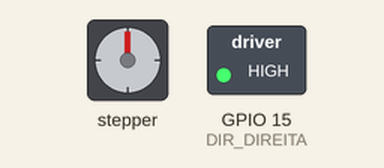
Simulated run of this sketch. Board: ESP32. Parts: stepper motor, switched loads named in the sketch (green lamp = pin HIGH). Wiring (inferred from the names in the program): stepper motor driver (2000 steps per turn assumed): step GPIO 33; direction GPIO 32. Pins used as bus, display or sensor lines are not drawn.

Above: at 0.05 s.
At 4.55 s:
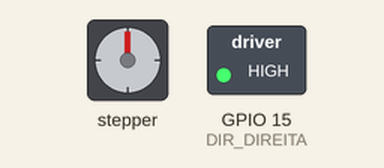
At 8.95 s:
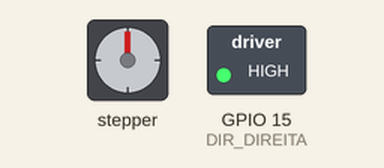
At 18.05 s:
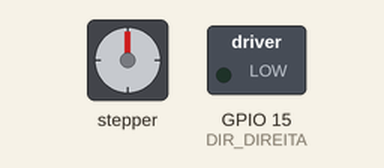
Timing chart, 0 to 23.6 s (numbered marks = the images above):
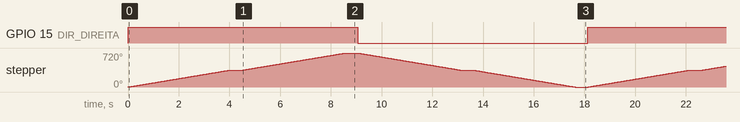

Measured:
- by itself, GPIO 15 (DIR_DIREITA): alternates HIGH for 9.1 s and LOW for 9.1 s
- by itself, stepper: turns 360° clockwise in 4.0 s, then 360° clockwise in 4.0 s, then 360° counter-clockwise in 4.0 s, then 360° counter-clockwise in 4.0 s, repeating every 18.1 s

The sketch:

codigo_motor_sem_rasp.ino
```cpp
/* Montagem da PCB:
  // DIR esquerda 32
  // STEP esquerda 33
  // SLEEP esquerda 25
  // RESET esquerda 26
  // DIR direita 15
  // STEP direita 4
  // SLEEP direita 18
  // RESET direita 19
  // m0 34
  // m1 35
  // m2 32
*/

const int DIR_ESQUERDA = 32;       // Pino para direção do motor esquerdo
const int STEP_ESQUERDA = 33;      // Pino para passo do motor esquerdo
const int SLEEP_ESQUERDA = 25;     // Pino para Sleep do motor esquerdo
const int RESET_ESQUERDA = 26;     // Pino para Reset do motor esquerdo

const int DIR_DIREITA = 15;        // Pino para direção do motor direito
const int STEP_DIREITA = 4;        // Pino para passo do motor direito
const int SLEEP_DIREITA = 18;      // Pino para Sleep do motor direito
const int RESET_DIREITA = 19;      // Pino para Reset do motor direito

const int steps_per_rev = 2000;     // Passos por revolução do motor
const int velocidadeConstante = 1000; // Tempo fixo entre passos para manter a velocidade constante

void setup() {
  // Configuração dos pinos dos motores como saída
  pinMode(STEP_ESQUERDA, OUTPUT);
  pinMode(DIR_ESQUERDA, OUTPUT);
  pinMode(SLEEP_ESQUERDA, OUTPUT);
  pinMode(RESET_ESQUERDA, OUTPUT);

  pinMode(STEP_DIREITA, OUTPUT);
  pinMode(DIR_DIREITA, OUTPUT);
  pinMode(SLEEP_DIREITA, OUTPUT);
  pinMode(RESET_DIREITA, OUTPUT);

  // Ativa os drivers dos motores
  digitalWrite(SLEEP_ESQUERDA, HIGH);
  digitalWrite(RESET_ESQUERDA, HIGH);
  digitalWrite(SLEEP_DIREITA, HIGH);
  digitalWrite(RESET_DIREITA, HIGH);

  // Define a direção inicial dos motores (exemplo: para frente)
  digitalWrite(DIR_ESQUERDA, HIGH);
  digitalWrite(DIR_DIREITA, HIGH);
}

void loop() {
  // Alterna a direção dos motores a cada 5 segundos
  static unsigned long lastChangeTime = 0;  // Armazena o tempo da última mudança
  static bool direction = true;             // Direção inicial (true = HIGH, false = LOW)

  // Verifica se já passaram 5 segundos para mudar a direção
  if (millis() - lastChangeTime >= 5000) {
    direction = !direction;  // Alterna a direção
    digitalWrite(DIR_ESQUERDA, direction ? HIGH : LOW);
    digitalWrite(DIR_DIREITA, direction ? HIGH : LOW);
    lastChangeTime = millis();  // Atualiza o tempo da última mudança
  }

  // Movimenta os motores esquerdo e direito simultaneamente
  for (int i = 0; i < steps_per_rev; i++) {
    digitalWrite(STEP_ESQUERDA, HIGH);
    digitalWrite(STEP_DIREITA, HIGH);
    delayMicroseconds(velocidadeConstante);

    digitalWrite(STEP_ESQUERDA, LOW);
    digitalWrite(STEP_DIREITA, LOW);
    delayMicroseconds(velocidadeConstante);
  }

  delay(500); // Pausa entre rotações
}
```
